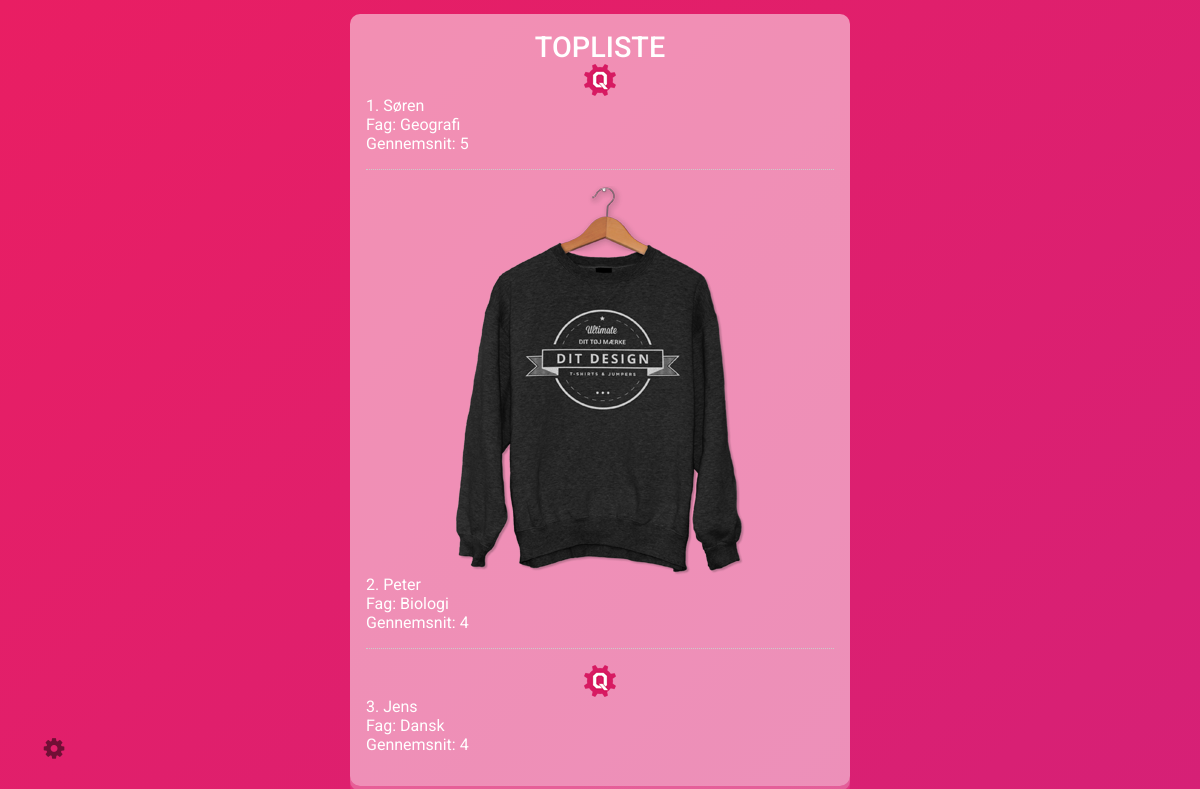
The app's page /toplist.php (signed in) with its own data.
### tables this page shows
CREATE TABLE `teacher` (
  `teacherId` int(11) NOT NULL,
  `teacherName` varchar(100) NOT NULL,
  `teacherImage` varchar(255) NOT NULL
);

### inc/functions.php (the view, shortened to what this page needs)
        <?
function getToplist($link){
    $toplist = 'SELECT teacher.teacherId AS id, teacher.teacherName AS `name`, teacher.teacherImage AS image, SUM(rating.rating) / count(rating) AS average, `subject`.subjectName as subjectName FROM teacher JOIN rating ON teacher.teacherId = rating.teacherId JOIN teacherSubject ON teacher.teacherId = teacherSubject.teacherId JOIN subject ON teacherSubject.subjectId = subject.subjectId GROUP BY id ORDER BY average DESC LIMIT 10';
    $stmt = $link->prepare($toplist);
    $stmt->execute();
    $stmt->bind_result($tid, $tname, $timage, $average, $subjectName);
    $i = 1;
    while($stmt->fetch()){
        ?>
            <img src="<?=$timage?>" class="teacherImage">
            <span class="rank">
                <?=$i?>. <?=$tname?>
            </span>
            <span class="fag">
                Fag: <?=$subjectName?>
            </span>
            <span class="snit">
                Gennemsnit: <?=round($average, 1)?>
            </span>
            <div class="divider"></div>
        <?php
        $i++;
    }
}
            ?>

### css/main.css (style rules this page uses)
* { margin: 0; padding: 0; -webkit-box-sizing: border-box; box-sizing: border-box; font-family: 'Roboto', sans-serif; }
html, body { height: 100%; }
body { display: -webkit-box; display: -webkit-flex; display: -ms-flexbox; display: flex; -webkit-box-pack: center; -webkit-justify-content: center; -ms-flex-pack: center; justify-content: center; -webkit-box-align: center; -webkit-align-items: center; -ms-flex-align: center; align-items: center; -webkit-align-content: center; -ms-flex-line-pack: center; align-content: center; -webkit-box-orient: vertical; -webkit-box-direction: normal; -webkit-flex-direction: column; -ms-flex-direction: column; flex-direction: column; background: -webkit-linear-gradient(315deg, #e91e63, #9c27b0); background: -o-linear-gradient(315deg, #e91e63, #9c27b0); background: linear-gradient(135deg, #e91e63, #9c27b0); background-size: 400% 400%; background-repeat: no-repeat; background-attachment: fixed; -webkit-animation: baggrundAnim 6s ease infinite; animation: baggrundAnim 6s ease infinite; }
body .loginBox .teacherImage { display: block; margin: 0 auto; max-width: 289px; }
body .loginBox .rank, body .loginBox .fag, body .loginBox .snit { display: block; }
body .loginBox .divider { display: block; border-bottom: 1px dotted #ccc; margin: 1em 0; }

### records on screen
teacher: teacherImage (picture), teacherName "Søren", subjectName "Geografi", average "5"
teacher: teacherImage (picture), teacherName "Peter", subjectName "Biologi", average "4"
teacher: teacherImage (picture), teacherName "Jens", subjectName "Dansk", average "4"
